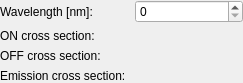
<?xml version="1.0" encoding="UTF-8"?>
<ui version="4.0">
 <class>Form</class>
 <widget class="QWidget" name="Form">
  <property name="geometry">
   <rect>
    <x>0</x>
    <y>0</y>
    <width>243</width>
    <height>77</height>
   </rect>
  </property>
  <property name="windowTitle">
   <string>Form</string>
  </property>
  <layout class="QFormLayout" name="formLayout">
   <property name="horizontalSpacing">
    <number>9</number>
   </property>
   <property name="verticalSpacing">
    <number>6</number>
   </property>
   <property name="leftMargin">
    <number>0</number>
   </property>
   <property name="topMargin">
    <number>0</number>
   </property>
   <property name="rightMargin">
    <number>0</number>
   </property>
   <property name="bottomMargin">
    <number>0</number>
   </property>
   <item row="0" column="0">
    <widget class="QLabel" name="lblWavelength">
     <property name="text">
      <string>Wavelength [nm]:</string>
     </property>
    </widget>
   </item>
   <item row="0" column="1">
    <widget class="QSpinBox" name="editWavelength">
     <property name="maximum">
      <number>1000000</number>
     </property>
    </widget>
   </item>
   <item row="1" column="0">
    <widget class="QLabel" name="lblOffToOn">
     <property name="text">
      <string>ON cross section:</string>
     </property>
    </widget>
   </item>
   <item row="2" column="0">
    <widget class="QLabel" name="lblOnToOff">
     <property name="text">
      <string>OFF cross section:</string>
     </property>
    </widget>
   </item>
   <item row="3" column="0">
    <widget class="QLabel" name="lblEmission">
     <property name="text">
      <string>Emission cross section:</string>
     </property>
    </widget>
   </item>
   <item row="3" column="1">
    <widget class="ExtendedFreeFloatBox" name="editEmission" native="true">
     <property name="infoText" stdset="0">
      <string>TODO: Add info text here.</string>
     </property>
    </widget>
   </item>
   <item row="2" column="1">
    <widget class="ExtendedFreeFloatBox" name="editOnToOff" native="true">
     <property name="infoText" stdset="0">
      <string>TODO: Add info text here.</string>
     </property>
    </widget>
   </item>
   <item row="1" column="1">
    <widget class="ExtendedFreeFloatBox" name="editOffToOn" native="true">
     <property name="infoText" stdset="0">
      <string>TODO: Add info text here.</string>
     </property>
    </widget>
   </item>
  </layout>
 </widget>
 <customwidgets>
  <customwidget>
   <class>ExtendedFreeFloatBox</class>
   <extends>QWidget</extends>
   <header>frcpredict.ui</header>
  </customwidget>
 </customwidgets>
 <tabstops>
  <tabstop>editWavelength</tabstop>
  <tabstop>editOffToOn</tabstop>
  <tabstop>editOnToOff</tabstop>
  <tabstop>editEmission</tabstop>
 </tabstops>
 <resources/>
 <connections/>
</ui>
